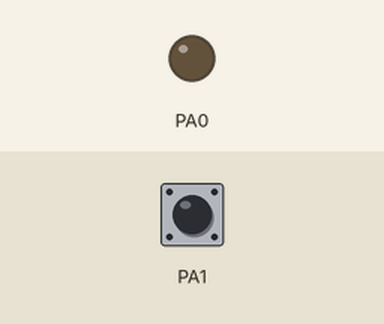
The program below on a simulated ATmega32, built with avr-gcc and emulated at 8 MHz. Parts: output pins drawn as LEDs (lit = HIGH). The test bench sets the inputs (shaded band); at power-on: PA1 HIGH.

Above: at 1.2 s.
1.3 s: PA1 pulled LOW for 0.15 s
At 2.6 s:
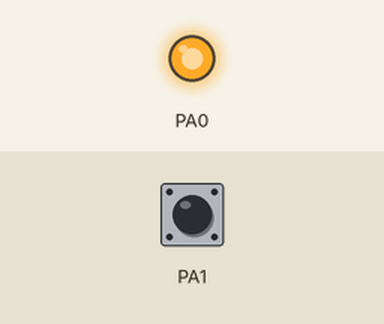
2.9 s: PA1 pulled LOW for 1 s
At 5.1 s:
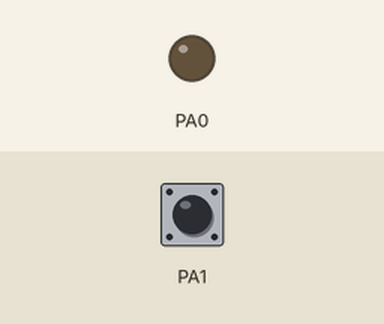
5.4 s: PA1 pulled LOW for 3.2 s
At 8.9 s:
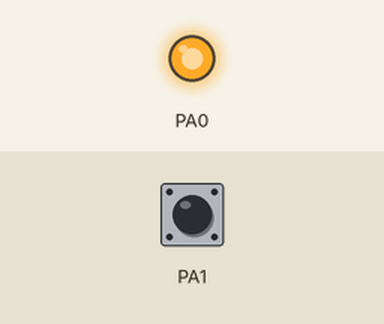
Timing chart, 0 to 10.4 s (numbered marks = the images above; inputs shaded):
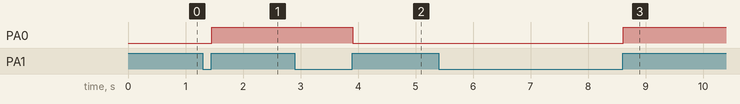

Measured:
- after the input at 1.3 s, PA0: LOW → HIGH after 0.16 s
- after the input at 2.9 s, PA0: HIGH → LOW after 1.0 s
- after the input at 5.4 s, PA0: LOW → HIGH after 3.2 s

The program:

main.c
```c
/*
 * main.c
 *
 *  Created on: Dec 6, 2023
 *      Author: LENOVO
 */
#include "BIT_MATH.h"
#include <avr/io.h>
#include <util/delay.h>

//7-segment definition where a is the MSB
#define 	zero 	0b00000011
#define 	one  	0b10011111
#define 	two  	0b00100101
#define 	three  	0b00001101
#define 	four  	0b10011001
#define 	five  	0b01001001
#define 	six  	0b01000001
#define 	seven	0b00011111
#define 	eight  	0b00000001
#define 	nine  	0b00001001

int main ()
{
	SET_BIT(DDRA,0);
	DDRA = 1;
	PORTA = 2;

	while(1)
	{
	/*	if (GET_BIT(PINA,1) == 0)
		{
			_delay_ms(70);
			if (GET_BIT(PINA,1) == 0)
			{
				TOG_BIT(PORTA,0);
			}
		}*/
		if (GET_BIT(PINA,1) == 0)
		{
			while (GET_BIT(PINA,1) == 0){}
			_delay_ms(10);
			TOG_BIT(PORTA,0);

		}


	}

	return 0;
}
```

BIT_MATH.h
```c
#ifndef BIT_MATH_H
#define BIT_MATH_H

#define SET_BIT(Var,BitNo) 		(Var) |= (1<<(BitNo))
#define CLR_BIT(Var,BitNo)		(Var) &= (~(1<<(BitNo)))
#define TOG_BIT(Var,BitNo)		(Var) ^= (1<<(BitNo))
#define GET_BIT(Var,BitNo)		(((Var) >> ((BitNo))) & 0x01)

#endif
```
